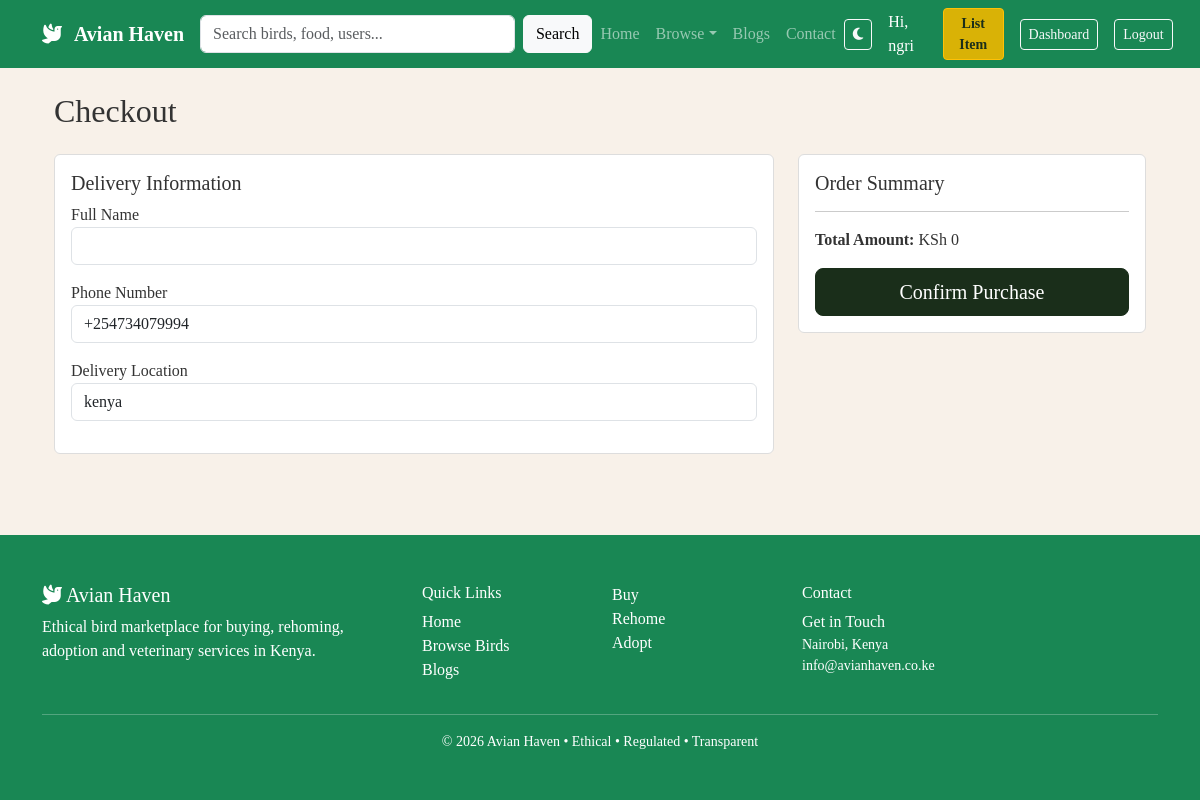
Screenshot of /birds/checkout/ (signed in) with the database file from the repository.
### accounts/models.py (models this page shows, shortened)
class CustomUser(AbstractUser):
    ROLE_CHOICES = (
        ('buyer', 'Buyer'),
        ('seller', 'Seller'),
        ('vet', 'Veterinarian'),
    )
    role = models.CharField(max_length=10, choices=ROLE_CHOICES, default='buyer')
    phone = models.CharField(max_length=15, blank=True)
    location = models.CharField(max_length=100, blank=True)
    profile_pic = models.ImageField(upload_to='profile_pics/', blank=True, null=True)
    is_verified = models.BooleanField(default=False)
    certificate = models.FileField(upload_to='vet_certificates/', blank=True, null=True)

### birds/views.py (the view)
# urls.py: path('checkout/', views.checkout, name='checkout'),
@login_required
def checkout(request):
    cart_items = CartItem.objects.filter(user=request.user)
    total = sum(item.bird.price * item.quantity for item in cart_items)
    return render(request, 'checkout.html', {'cart_items': cart_items, 'total': total})

### templates/checkout.html (shortened to what this page needs)
{% extends 'base.html' %}
{% block content %}
<div class="container">
    <h2 class="mb-4">Checkout</h2>
    <div class="row">
        <div class="col-lg-8">
            <div class="card">
                <div class="card-body">
                    <h5>Delivery Information</h5>
                    <form method="POST">
                        <div class="mb-3">
                            <label>Full Name</label>
                            <input type="text" class="form-control" value="{{ user.get_full_name }}" required>
                        </div>
                        <div class="mb-3">
                            <label>Phone Number</label>
                            <input type="tel" class="form-control" value="{{ user.phone }}" required>
                        </div>
                        <div class="mb-3">
                            <label>Delivery Location</label>
                            <input type="text" class="form-control" value="{{ user.location }}" required>
                        </div>
                    </form>
                </div>
            </div>
        </div>
        <div class="col-lg-4">
            <div class="card sticky-top" style="top: 20px;">
                <div class="card-body">
                    <h5>Order Summary</h5>
                    <hr>
                    <p><strong>Total Amount:</strong> KSh {{ total }}</p>
                    <button onclick="showPurchaseSuccess()" class="btn btn-success w-100 btn-lg">
                        Confirm Purchase
                    </button>
                </div>
            </div>
        </div>
    </div>
</div>
{% endblock %}

### templates/components/navbar.html (shortened to what this page needs)
<nav class="navbar navbar-expand-lg navbar-dark bg-success">
    <div class="container">
        <a class="navbar-brand fw-bold" href="{% url 'home' %}">
            <i class="fas fa-dove me-2"></i> Avian Haven
        </a>
        <div class="collapse navbar-collapse" id="navbarNav">
            <form class="d-flex me-auto my-2 my-lg-0" style="width: 420px;" action="{% url 'search' %}" method="GET">
                <input class="form-control me-2" type="search" name="q" placeholder="Search birds, food, users..." aria-label="Search">
                <button class="btn btn-light" type="submit">Search</button>
            </form>
            <ul class="navbar-nav me-auto">
                <li class="nav-item"><a class="nav-link" href="{% url 'home' %}">Home</a></li>
                <li class="nav-item dropdown">
    <a class="nav-link dropdown-toggle" href="#" role="button" data-bs-toggle="dropdown">Browse</a>
</li>
                <li class="nav-item"><a class="nav-link" href="{% url 'blog_list' %}">Blogs</a></li>
                <li class="nav-item"><a class="nav-link" href="{% url 'contact' %}">Contact</a></li>
            </ul>
            <div class="d-flex align-items-center gap-3">
                <button id="theme-toggle" class="btn btn-outline-light btn-sm">
                    <i class="fas fa-moon"></i>
                </button>
                {% if user.is_authenticated %}
                    <span class="text-white">Hi, {{ user.username }}</span>
                    {% if user.role == 'seller' %}
                        <a href="{% url 'add_bird' %}" class="btn btn-warning btn-sm">List Item</a>
                    {% endif %}
                    {% if user.role == 'buyer' %}
                        <a href="{% url 'buyer_dashboard' %}" class="btn btn-outline-light btn-sm">Dashboard</a>
                    {% elif user.role == 'seller' %}
                        <a href="{% url 'seller_dashboard' %}" class="btn btn-outline-light btn-sm">Dashboard</a>
                    {% elif user.role == 'vet' %}
                        <a href="{% url 'vet_dashboard' %}" class="btn btn-outline-light btn-sm">Dashboard</a>
                    {% endif %}
                    <form method="post" action="{% url 'logout' %}" style="display:inline;">
                        <button type="submit" class="btn btn-outline-light btn-sm">Logout</button>
                    </form>
                {% else %}
                    <a href="{% url 'login' %}" class="btn btn-outline-light btn-sm">Login</a>
                    <a href="{% url 'register' %}" class="btn btn-light btn-sm">Join Now</a>
                {% endif %}
            </div>
        </div>
    </div>
</nav>

### static/css/custom.css (style rules this page uses)
:root { --main-green: #1a2e1a; --accent-gold: #d9b206; --light-bg: #f8f1e9; }
body { font-family: 'Georgia', serif; background-color: var(--light-bg); color: #333; transition: all 0.4s ease; }
.card { background-color: white; color: #333; border: 1px solid #ddd; }
.card { transition: all 0.3s ease; }
.btn-success { background-color: var(--main-green); border-color: var(--main-green); }
.btn-warning { background-color: var(--accent-gold); color: #1a2e1a; font-weight: bold; }

### rows the page displays
CustomUser: username "ngri", phone "+254734079994", location "kenya"

### other values shown
{{ total }} "0"
